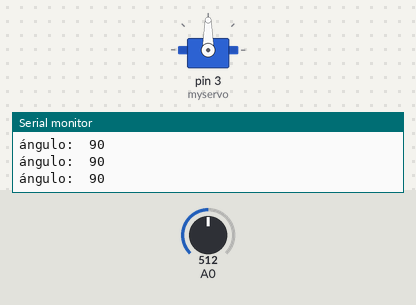
A sketch run on a simulated Arduino Uno, built with avr-gcc and run on an emulated ATmega328P. On the bench: servo, the last lines printed to the serial monitor. Inputs (shaded band) come from the test bench; at power-on: A0 = 512.

Above: at 1.2 s.
1.3 s: A0 set to 553
At 1.8 s:
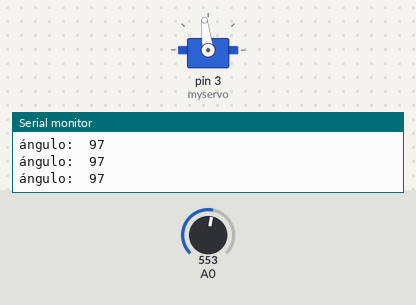
4.3 s: A0 set to 584
At 5.3 s:
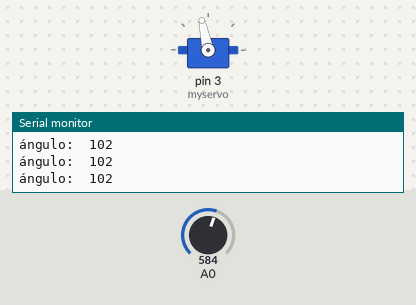
5.8 s: A0 set to 306
At 6.4 s:
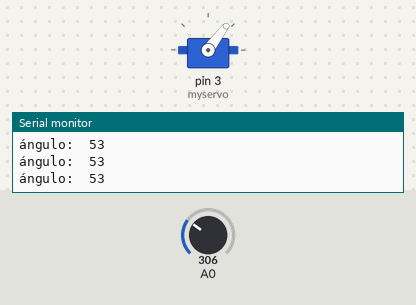
7.3 s: A0 set to 60
At 8.5 s:
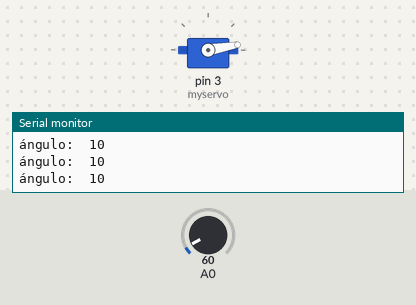
8.8 s: A0 set to 50
At 9.8 s:
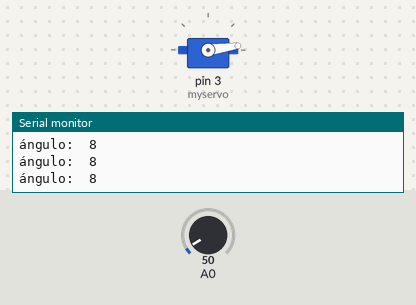
11.8 s: A0 set to 122
At 12.1 s:
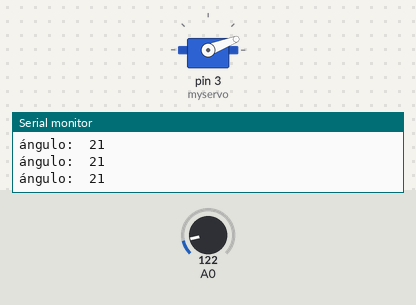
Timing chart, 0 to 14.3 s (numbered marks = the images above; inputs shaded):
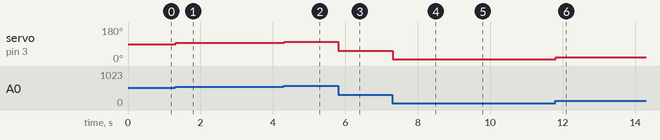

The sketch:

ArduinoServo1.ino
```cpp
#include <Servo.h>

Servo myservo;  //creamos un objeto servo

void setup() {
   myservo.attach(3);  // asignamos el pin 3 al servo.
   Serial.begin(9600);
}

void loop() {
  int adc = analogRead(A0);  // realizamos la lectura del potenciometro
  int angulo = map(adc, 0, 1023, 0, 180);  // escalamos la lectura a un    valor entre 0 y 180
  myservo.write(angulo);  // enviamos el valor escalado al servo
  Serial.print("ángulo:  ");
  Serial.println(angulo);
  delay(10);
}
```

Measured:
- after the input at 1.3 s, servo on pin 3 (myservo): 90° → 97° at once
- after the input at 4.3 s, servo on pin 3 (myservo): 97° → 102° at once
- after the input at 5.8 s, servo on pin 3 (myservo): 102° → 53° at once
- after the input at 7.3 s, servo on pin 3 (myservo): 53° → 10° at once
- after the input at 8.8 s, servo on pin 3 (myservo): 10° → 8° at once
- after the input at 11.8 s, servo on pin 3 (myservo): 8° → 21° at once
